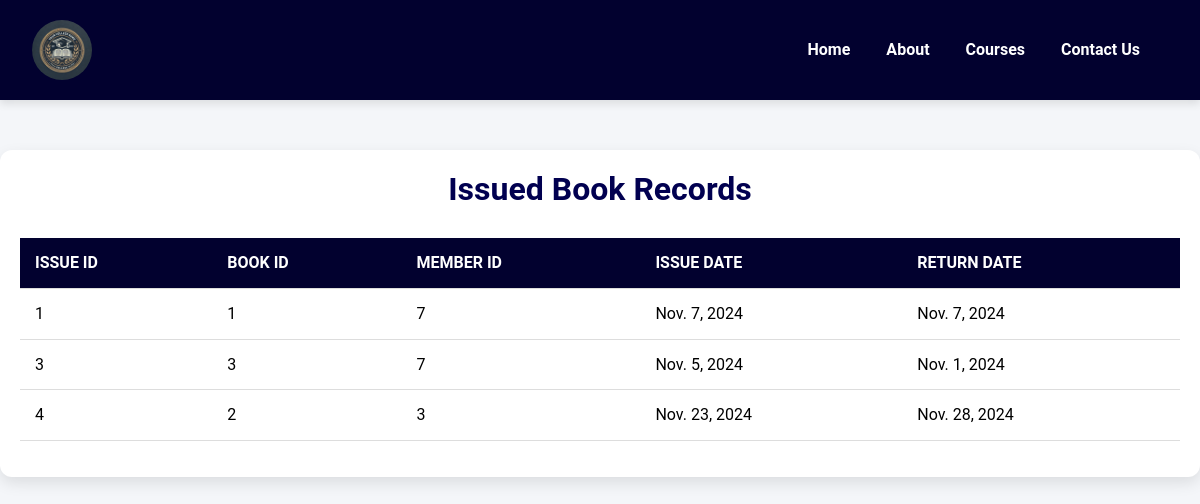
/show-issued-books/, run on the app's committed database.
### dbms/models.py (models this page shows, shortened)
class BookIssued(models.Model):
    id = models.AutoField(primary_key=True)
    book = models.ForeignKey(LibraryInventory, on_delete=models.PROTECT)  # FK to LibraryInventory
    student = models.ForeignKey(LibraryMember, on_delete=models.CASCADE)  # FK to LibraryMember
    issue_date = models.DateField()
    return_date = models.DateField()

### dbms/views.py (the view)
# urls.py: path('show-issued-books/', show_issued_books, name='show_issued_books'),
def show_issued_books(request):
    issued_books = BookIssued.objects.all()  # Fetch all issued book entries
    context = {
        'issued_books': issued_books,
    }
    return render(request, 'show_issued_books.html', context)

### templates/show_issued_books.html (shortened to what this page needs)
{%load static%}
<!DOCTYPE html>
<html lang="en">
<head>
    <link rel="stylesheet" href="https://cdn.jsdelivr.net/npm/bootstrap@5.3.3/dist/css/bootstrap.min.css" />
    <link rel="stylesheet" href="https://cdn.jsdelivr.net/npm/bootstrap@5.3.3/dist/css/bootstrap.min.css" />
    <link rel="stylesheet" href="{% static 'lib.css' %}" />
</head>
<body>
    <nav class="navbar navbar-expand-lg">
        <div class="container-fluid">
            <a class="navbar-brand" href="#">
                <img src="{% static 'images/logo.png' %}" alt="College Logo" />
            </a>
            <div class="collapse navbar-collapse" id="navbarNav">
                <ul class="navbar-nav ms-auto">
                    <li class="nav-item">
                        <a class="nav-link" href="{% url 'home' %}"> <b>Home</b></a>
                    </li>
                    <li class="nav-item">
                        <a class="nav-link" href="{% url 'about' %}"> <b>About</b></a>
                    </li>
                    <li class="nav-item">
                        <a class="nav-link" href="{% url 'show_courses' %}"> <b>Courses</b></a>
                    </li>
                    <li class="nav-item">
                        <a class="nav-link" href="{% url 'contact' %}"> <b>Contact Us</b></a>
                    </li>
                </ul>
            </div>
        </div>
    </nav>
    <div class="container">
        <h2>Issued Book Records</h2>
        <table class="table">
            <thead>
                <tr>
                    <th>Issue ID</th>
                    <th>Book ID</th>
                    <th>Member ID</th>
                    <th>Issue Date</th>
                    <th>Return Date</th>
                </tr>
            </thead>
            <tbody>
                {% for issued_book in issued_books %}
                <tr>
                    <td>{{ issued_book.id }}</td>
                    <td>{{ issued_book.book_id }}</td>
                    <td>{{ issued_book.student_id }}</td>
                    <td>{{ issued_book.issue_date }}</td>
                    <td>{{ issued_book.return_date }}</td>
                </tr>
                {% endfor %}
            </tbody>
        </table>
    </div>
</body>
</html>

### dbms/static/lib.css (style rules this page uses)
*, *::before, *::after { box-sizing: border-box; margin: 0; padding: 0; }
body { background-color: #f4f6f9; font-family: "Roboto", sans-serif; color: #333; line-height: 1.6; font-size: 16px; }
.navbar { background-color: #02012f; padding: 15px 20px; box-shadow: 0 4px 8px rgba(0, 0, 0, 0.1); }
.navbar-brand { display: flex; align-items: center; }
.navbar-brand img { height: 60px; border-radius: 50%; margin-right: 10px; }
.nav-link { color: #ffffff !important; margin-right: 20px; font-size: 1rem; font-weight: 500; transition: color 0.3s ease; }

### templates/show_issued_books.html (style rules this page uses)
.container { max-width: 1200px; margin: 50px auto; padding: 20px; background-color: #ffffff; border-radius: 12px; box-shadow: 0 6px 15px rgba(0, 0, 0, 0.1); }
body { font-family: "Roboto", sans-serif; }
.table { width: 100%; border-collapse: collapse; margin-top: 20px; text-align: left; background-color: #f4f6f9; }
.table th, .table td { padding: 12px 15px; border-bottom: 1px solid #ddd; }
.table th { background-color: #02012f; color: #ffffff; font-weight: 700; text-transform: uppercase; }
.table tbody tr:nth-child(even) { background-color: #f9f9f9; }
h2 { text-align: center; color: #010050; font-size: 2rem; margin-bottom: 30px; font-weight: 600; }

### data on the page
BookIssued: id "1", book_id "1", student_id "7", issue_date "Nov. 7, 2024", return_date "Nov. 7, 2024"
BookIssued: id "3", book_id "3", student_id "7", issue_date "Nov. 5, 2024", return_date "Nov. 1, 2024"
BookIssued: id "4", book_id "2", student_id "3", issue_date "Nov. 23, 2024", return_date "Nov. 28, 2024"
